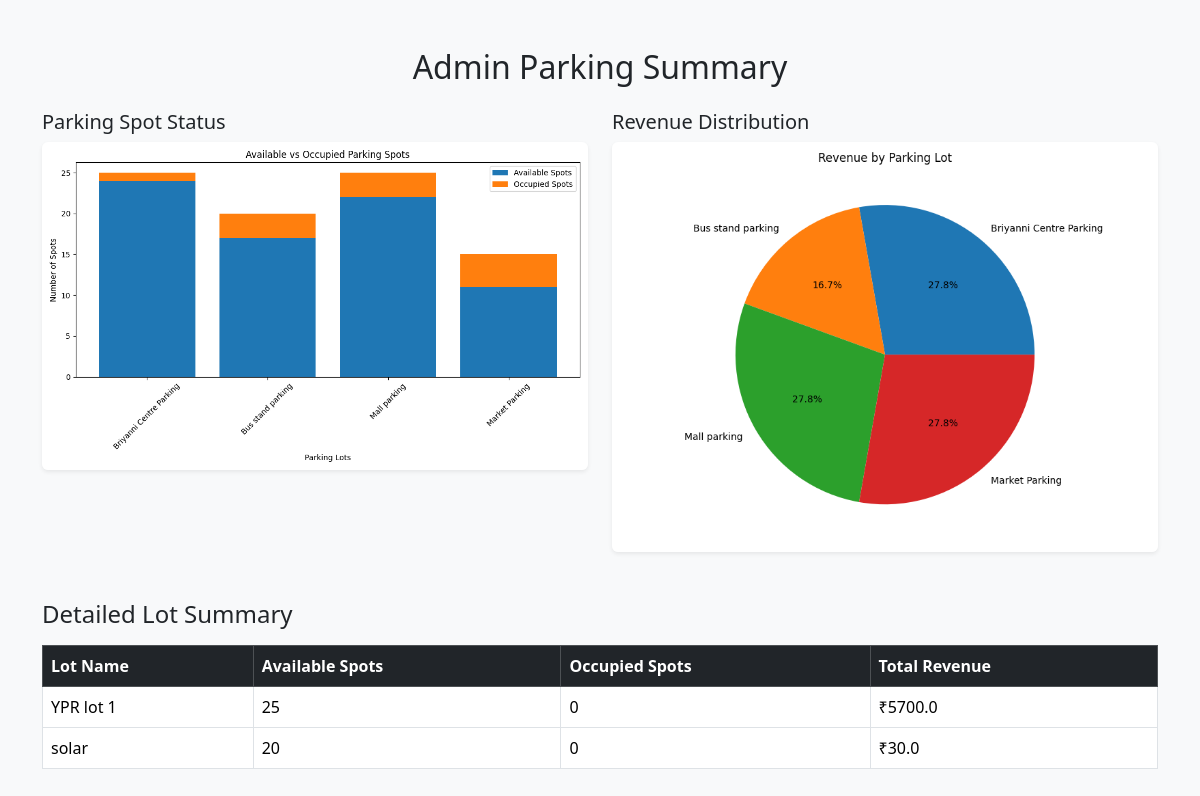
/admin/summary (signed in), run on an earlier commit of the app's database.
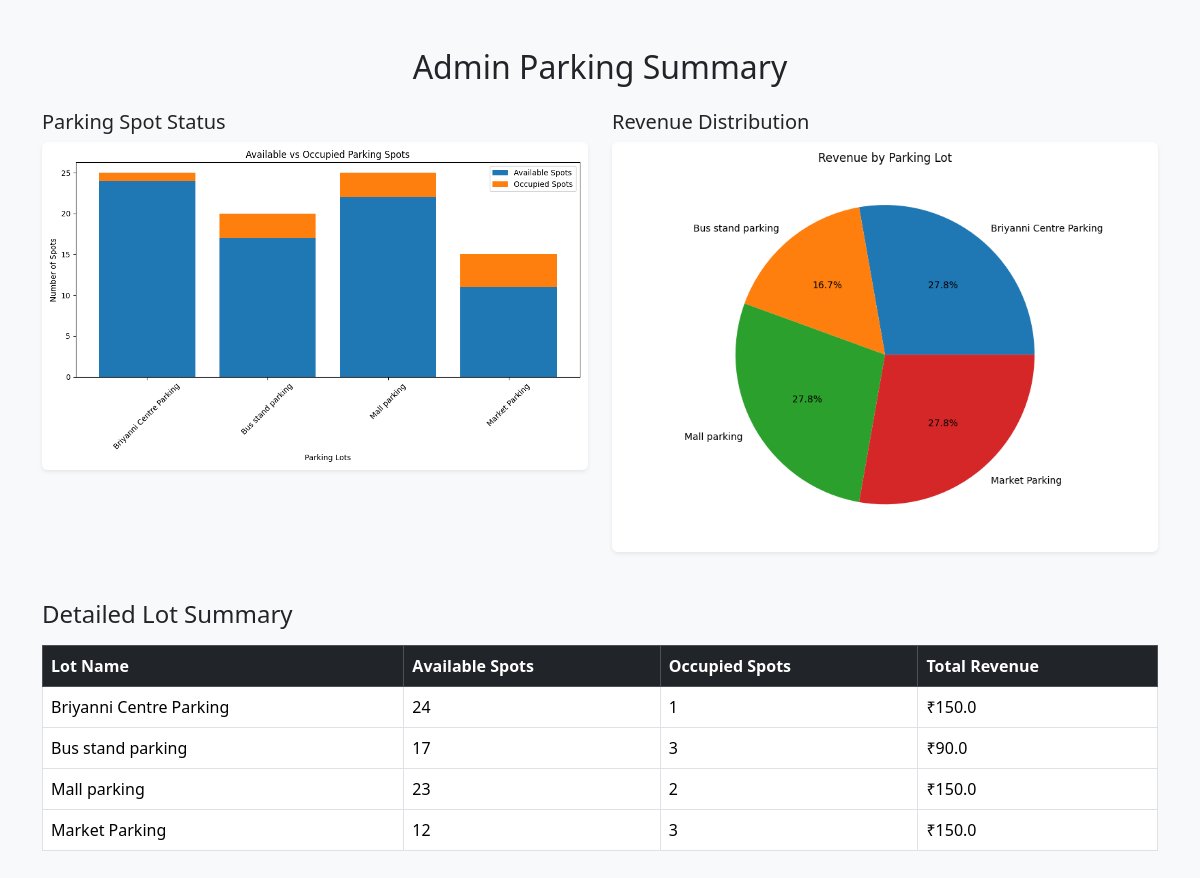
And on a later commit of the database.
### models.py (models this page shows)
class Parking(db.Model):
    __tablename__ = "parking"
    id = db.Column(db.Integer, primary_key=True)
    primary_location_name = db.Column(db.String(20), nullable=False)
    address = db.Column(db.String(20), nullable=False)
    pin_code = db.Column(db.String(20), nullable=False)
    price = db.Column(db.Float, nullable=False)
    number_of_spots = db.Column(db.Integer, nullable=False)
    spots = db.relationship(
        "parkingSpot", back_populates="parking", cascade="all, delete-orphan"
    )

### controllers.py (the view)
@app.route("/admin/summary", methods=["GET", "POST"])
def admin_summary():
    if "username" not in session or session["username"] != "admin":
        return redirect(url_for("login"))
    lots = Parking.query.order_by(Parking.primary_location_name).all()
    lot_names = []
    available_counts = []
    occupied_counts = []
    revenue_by_lot = []
    for lot in lots:
        lot_names.append(lot.primary_location_name)
        available = parkingSpot.query.filter_by(parking_id=lot.id, status="A").count()
        occupied = parkingSpot.query.filter_by(parking_id=lot.id, status="O").count()
        available_counts.append(available)
        occupied_counts.append(occupied)
        total_revenue = 0
        for spot in lot.spots:
            for booking in spot.bookings:
                if booking.status == "Released":
                    total_revenue += booking.parking_cost
        revenue_by_lot.append(total_revenue)
    os.makedirs(app.config["CHART_FOLDER"], exist_ok=True)
    plt.figure(figsize=(10, 6))
    plt.bar(lot_names, available_counts, label="Available Spots")
    plt.bar(lot_names, occupied_counts, bottom=available_counts, label="Occupied Spots")
    plt.xlabel("Parking Lots")
    plt.ylabel("Number of Spots")
    plt.title("Available vs Occupied Parking Spots")
    plt.legend()
    plt.xticks(rotation=45)
    plt.tight_layout()
    bar_chart_path = os.path.join(app.config["CHART_FOLDER"], "bar_chart.png")
    plt.savefig(bar_chart_path)
    plt.close()
    plt.figure(figsize=(8, 6))
    if revenue_by_lot and sum(revenue_by_lot) > 0:
        plt.pie(revenue_by_lot, labels=lot_names, autopct="%1.1f%%")
        plt.title("Revenue by Parking Lot")
    else:
        plt.text(0.5, 0.5, 'No Revenue Data', ha='center', va='center', fontsize=14)
        plt.axis('off')  # Hide axis if no pie
    plt.tight_layout()
    pie_chart_path = os.path.join(app.config["CHART_FOLDER"], "pie_chart.png")
    plt.savefig(pie_chart_path)
    plt.close()
    bar_chart_url = url_for("static", filename="charts/bar_chart.png")
    pie_chart_url = url_for("static", filename="charts/pie_chart.png")
    return render_template(
        "admin_summary.html",
        lots=lots,
        available_counts=available_counts,
        occupied_counts=occupied_counts,
        revenue_by_lot=revenue_by_lot,
        bar_chart_url=bar_chart_url,
        pie_chart_url=pie_chart_url,
    )

### templates/admin_summary.html (shortened to what this page needs)
<!DOCTYPE html>
<html lang="en">
<head>
    <link href="https://cdn.jsdelivr.net/npm/bootstrap@5.3.3/dist/css/bootstrap.min.css" rel="stylesheet">
</head>
<body class="bg-light">
    <div class="container my-5">
        <h2 class="mb-4 text-center">Admin Parking Summary</h2>
        <div class="row">
            <div class="col-md-6">
                <h5>Parking Spot Status</h5>
                <img src="{{ bar_chart_url }}" alt="Bar Chart" class="img-fluid rounded shadow-sm">
            </div>
            <div class="col-md-6">
                <h5>Revenue Distribution</h5>
                <img src="{{ pie_chart_url }}" alt="Pie Chart" class="img-fluid rounded shadow-sm">
            </div>
        </div>
        <div class="mt-5">
            <h4 class="mb-3">Detailed Lot Summary</h4>
            <table class="table table-bordered table-hover">
                <thead class="table-dark">
                    <tr>
                        <th>Lot Name</th>
                        <th>Available Spots</th>
                        <th>Occupied Spots</th>
                        <th>Total Revenue</th>
                    </tr>
                </thead>
                <tbody>
                    {% for i in range(lots|length) %}
                        <tr>
                            <td>{{ lots[i].primary_location_name }}</td>
                            <td>{{ available_counts[i] }}</td>
                            <td>{{ occupied_counts[i] }}</td>
                            <td>₹{{ revenue_by_lot[i] }}</td>
                        </tr>
                    {% endfor %}
                </tbody>
            </table>
        </div>
    </div>
</body>
</html>

What changed in the data, as far as the page shows it:
added Parking: primary_location_name "Briyanni Centre Parking"
added Parking: primary_location_name "Market Parking"
Also different on the page:
new list line: "24 1 ₹ 150.0"
new list line: "Bus stand parking"
new list line: "17 3 ₹ 90.0"
new list line: "Mall parking"
new list line: "23 2 ₹ 150.0"
new list line: "12 3 ₹ 150.0"
list line gone: "YPR lot 1"
list line gone: "25 0 ₹ 5700.0"
list line gone: "solar"
list line gone: "20 0 ₹ 30.0"
